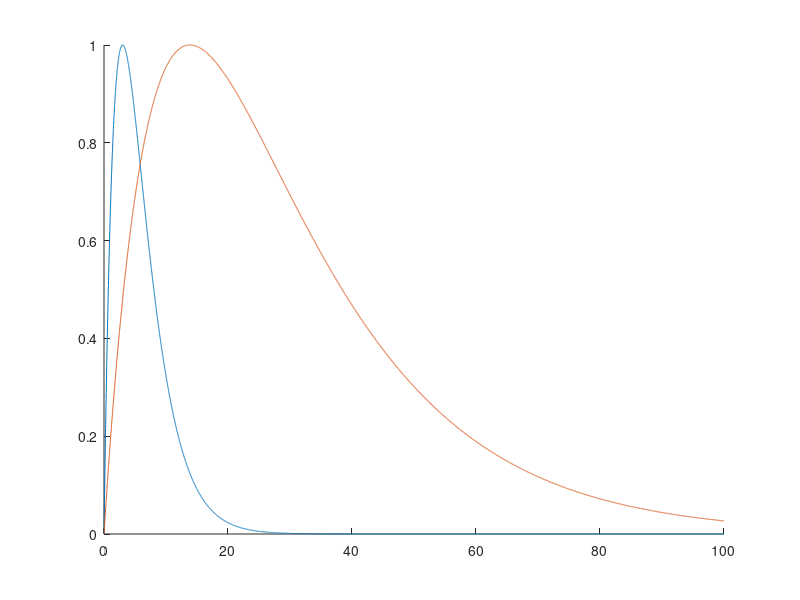

Write MATLAB code to recreate this figure. (Note: this script raises an error after producing the figure.)
dt = 1/100;
t = 0:dt:100; 
tau_alphasyn = 3; 
tau_r = 10; 
tau_d = 20; 

alpha_syn = (1/tau_alphasyn)*t.*exp(-t/tau_alphasyn); 
alpha_syn = alpha_syn/max(alpha_syn); 
exp2_syn = (exp(-t/tau_d) - exp(-t/tau_r)); 
% exp2_syn = exp2_syn/max(exp2_syn); 
t_peak = tau_r*tau_d*log(tau_d/tau_r)/(tau_d - tau_r); 
max_peak = (exp(-t_peak/tau_d) - exp(-t_peak/tau_r)); 
exp2_syn = exp2_syn/max_peak;
figure;
hold on; 
plot(t, alpha_syn); 
plot(t, exp2_syn);
xlim([0, 100]);

%%
spks = zeros(1,lenT); 
spks(AP(1,:) ~= 0) = 1; 
% spks(T < 1e4) = '';
figure; 
plot(spks,'.-')
ylim([-0.5, 2]);
first_spk = find(spks,1); 
last_spk = find(spks,1,'last');
%%
simt = 2e4; 
T = 1:1e-2:simt;
Amax = 500; 
S_test=(Amax/simt)*T;           
S_in=zeros(1,length(T));                % initialize the input spike train

for k=1:length(T)
    tst=rand(1)*Amax;
    if tst < S_test(k)*1e-2            % note arbitrary multiplyer to control spiking rate
        S_in(k)=1;                      % insert a 'random' input spike
    end
end
figure; plot(T,S_in)

%%
tbconv = S_in;
g_alpha = conv(tbconv, alpha_syn, 'same'); 
g_exp2 = conv(tbconv, exp2_syn, 'same'); 

figure;
subplot(211); hold on; 
plot(g_alpha); 
subplot(212);
plot(g_exp2);
%%
spks([1:first_spk,last_spk:end]) = '';
% S_in([1:first_spk,last_spk:end]) = '';
g_alpha_sin = conv(S_in, alpha_syn, 'same'); 
g_alpha_spk = conv(spks, alpha_syn, 'same'); 

figure;
subplot(211); hold on; 
plot(g_alpha_sin);


subplot(212); hold on; 
plot(g_alpha_spk);


